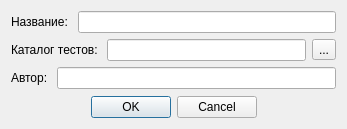
<?xml version="1.0" encoding="UTF-8"?>
<ui version="4.0">
 <class>DlgCreateTest</class>
 <widget class="QDialog" name="DlgCreateTest">
  <property name="geometry">
   <rect>
    <x>0</x>
    <y>0</y>
    <width>347</width>
    <height>129</height>
   </rect>
  </property>
  <property name="windowTitle">
   <string>Создать тест</string>
  </property>
  <layout class="QVBoxLayout" name="verticalLayout">
   <item>
    <layout class="QHBoxLayout" name="horizontalLayout">
     <item>
      <widget class="QLabel" name="label">
       <property name="text">
        <string>Название: </string>
       </property>
       <property name="buddy">
        <cstring>leTestName</cstring>
       </property>
      </widget>
     </item>
     <item>
      <widget class="QLineEdit" name="leTestName"/>
     </item>
    </layout>
   </item>
   <item>
    <layout class="QHBoxLayout" name="horizontalLayout_2">
     <item>
      <widget class="QLabel" name="label_2">
       <property name="text">
        <string>Каталог тестов: </string>
       </property>
       <property name="buddy">
        <cstring>leTestDir</cstring>
       </property>
      </widget>
     </item>
     <item>
      <widget class="QLineEdit" name="leTestDir"/>
     </item>
     <item>
      <widget class="QToolButton" name="toolBtnTestDir">
       <property name="text">
        <string>...</string>
       </property>
      </widget>
     </item>
    </layout>
   </item>
   <item>
    <layout class="QHBoxLayout" name="horizontalLayout_3">
     <item>
      <widget class="QLabel" name="label_3">
       <property name="text">
        <string>Автор: </string>
       </property>
       <property name="buddy">
        <cstring>leAuthor</cstring>
       </property>
      </widget>
     </item>
     <item>
      <widget class="QLineEdit" name="leAuthor"/>
     </item>
    </layout>
   </item>
   <item>
    <spacer name="verticalSpacer">
     <property name="orientation">
      <enum>Qt::Vertical</enum>
     </property>
     <property name="sizeHint" stdset="0">
      <size>
       <width>20</width>
       <height>40</height>
      </size>
     </property>
    </spacer>
   </item>
   <item>
    <widget class="QDialogButtonBox" name="buttonBox">
     <property name="orientation">
      <enum>Qt::Horizontal</enum>
     </property>
     <property name="standardButtons">
      <set>QDialogButtonBox::Cancel|QDialogButtonBox::Ok</set>
     </property>
     <property name="centerButtons">
      <bool>true</bool>
     </property>
    </widget>
   </item>
  </layout>
 </widget>
 <resources/>
 <connections>
  <connection>
   <sender>buttonBox</sender>
   <signal>accepted()</signal>
   <receiver>DlgCreateTest</receiver>
   <slot>accept()</slot>
   <hints>
    <hint type="sourcelabel">
     <x>248</x>
     <y>254</y>
    </hint>
    <hint type="destinationlabel">
     <x>157</x>
     <y>274</y>
    </hint>
   </hints>
  </connection>
  <connection>
   <sender>buttonBox</sender>
   <signal>rejected()</signal>
   <receiver>DlgCreateTest</receiver>
   <slot>reject()</slot>
   <hints>
    <hint type="sourcelabel">
     <x>316</x>
     <y>260</y>
    </hint>
    <hint type="destinationlabel">
     <x>286</x>
     <y>274</y>
    </hint>
   </hints>
  </connection>
 </connections>
</ui>
